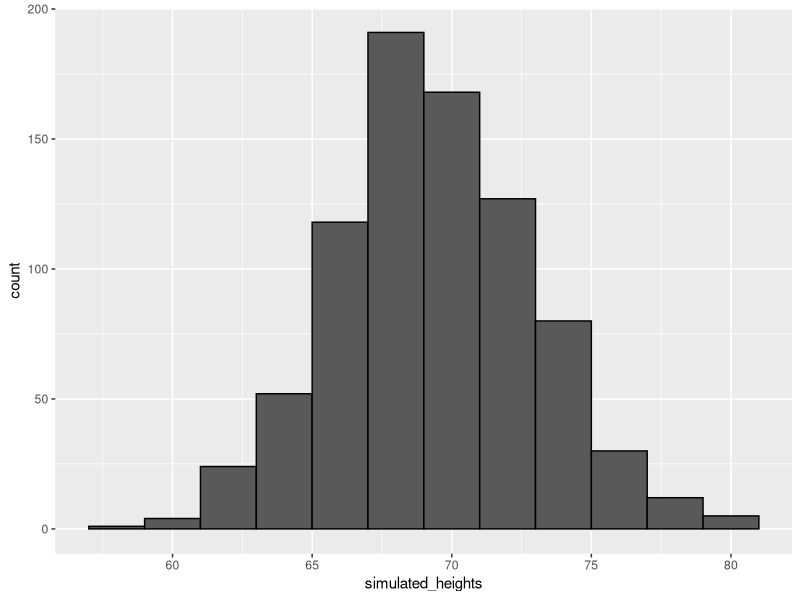

Reproduce this figure in R.

# Code: Generating normally distributed random numbers

# define x as male heights from dslabs data
library(tidyverse)
library(dslabs)
data(heights)
x <- heights %>% filter(sex=="Male") %>% pull(height)

# generate simulated height data using normal distribution - both datasets should have n observations
n <- length(x)
avg <- mean(x)
s <- sd(x)
simulated_heights <- rnorm(n, avg, s)

# plot distribution of simulated_heights
data.frame(simulated_heights = simulated_heights) %>%
  ggplot(aes(simulated_heights)) +
  geom_histogram(color="black", binwidth = 2)
###########################################################

# Code: Monte Carlo simulation of tallest person over 7 feet

B <- 10000
tallest <- replicate(B, {
  simulated_data <- rnorm(800, avg, s)    # generate 800 normally distributed random heights
  max(simulated_data)    # determine the tallest height
})
mean(tallest >= 7*12)    # proportion of times that tallest person exceeded 7 feet (84 inches)
